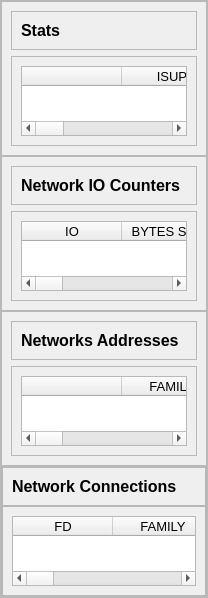
                <widget class="QWidget" name="scrollAreaWidgetContents">
                 <property name="geometry">
                  <rect>
                   <x>0</x>
                   <y>0</y>
                   <width>208</width>
                   <height>568</height>
                  </rect>
                 </property>
                 <layout class="QVBoxLayout" name="verticalLayout_30">
                  <property name="spacing">
                   <number>0</number>
                  </property>
                  <property name="leftMargin">
                   <number>0</number>
                  </property>
                  <property name="topMargin">
                   <number>0</number>
                  </property>
                  <property name="rightMargin">
                   <number>0</number>
                  </property>
                  <property name="bottomMargin">
                   <number>0</number>
                  </property>
                  <item>
                   <widget class="QFrame" name="networks_frame">
                    <property name="frameShape">
                     <enum>QFrame::StyledPanel</enum>
                    </property>
                    <property name="frameShadow">
                     <enum>QFrame::Raised</enum>
                    </property>
                    <layout class="QVBoxLayout" name="verticalLayout_26">
                     <property name="spacing">
                      <number>0</number>
                     </property>
                     <property name="leftMargin">
                      <number>0</number>
                     </property>
                     <property name="topMargin">
                      <number>0</number>
                     </property>
                     <property name="rightMargin">
                      <number>0</number>
                     </property>
                     <property name="bottomMargin">
                      <number>0</number>
                     </property>
                     <item>
                      <widget class="QFrame" name="stats_frame">
                       <property name="frameShape">
                        <enum>QFrame::StyledPanel</enum>
                       </property>
                       <property name="frameShadow">
                        <enum>QFrame::Raised</enum>
                       </property>
                       <layout class="QVBoxLayout" name="verticalLayout_21">
                        <item>
                         <widget class="QFrame" name="statsTitle_frame">
                          <property name="frameShape">
                           <enum>QFrame::StyledPanel</enum>
                          </property>
                          <property name="frameShadow">
                           <enum>QFrame::Raised</enum>
                          </property>
                          <layout class="QVBoxLayout" name="verticalLayout_17">
                           <item alignment="Qt::AlignLeft|Qt::AlignTop">
                            <widget class="QLabel" name="statsTitle_lbl">
                             <property name="font">
                              <font>
                               <pointsize>12</pointsize>
                               <weight>75</weight>
                               <bold>true</bold>
                              </font>
                             </property>
                             <property name="text">
                              <string>Stats</string>
                             </property>
                            </widget>
                           </item>
                          </layout>
                         </widget>
                        </item>
                        <item>
                         <widget class="QFrame" name="statsTable_frame">
                          <property name="frameShape">
                           <enum>QFrame::StyledPanel</enum>
                          </property>
                          <property name="frameShadow">
                           <enum>QFrame::Raised</enum>
                          </property>
                          <layout class="QVBoxLayout" name="verticalLayout_20">
                           <item>
                            <widget class="QTableWidget" name="tableWidget">
                             <property name="font">
                              <font>
                               <pointsize>10</pointsize>
                              </font>
                             </property>
                             <column>
                              <property name="text">
                               <string/>
                              </property>
                             </column>
                             <column>
                              <property name="text">
                               <string>ISUP</string>
                              </property>
                             </column>
                             <column>
                              <property name="text">
                               <string>DUPLEX</string>
                              </property>
                             </column>
                             <column>
                              <property name="text">
                               <string>SPEED</string>
                              </property>
                             </column>
                             <column>
                              <property name="text">
                               <string>MTU</string>
                              </property>
                             </column>
                            </widget>
                           </item>
                          </layout>
                         </widget>
                        </item>
                       </layout>
                      </widget>
                     </item>
                     <item>
                      <widget class="QFrame" name="io_frame">
                       <property name="frameShape">
                        <enum>QFrame::StyledPanel</enum>
                       </property>
                       <property name="frameShadow">
                        <enum>QFrame::Raised</enum>
                       </property>
                       <layout class="QVBoxLayout" name="verticalLayout_23">
                        <item>
                         <widget class="QFrame" name="ioTitle_frame">
                          <property name="frameShape">
                           <enum>QFrame::StyledPanel</enum>
                          </property>
                          <property name="frameShadow">
                           <enum>QFrame::Raised</enum>
                          </property>
                          <layout class="QVBoxLayout" name="verticalLayout_18">
                           <item alignment="Qt::AlignLeft|Qt::AlignTop">
                            <widget class="QLabel" name="ioTitle_lbl">
                             <property name="font">
                              <font>
                               <pointsize>12</pointsize>
                               <weight>75</weight>
                               <bold>true</bold>
                              </font>
                             </property>
                             <property name="text">
                              <string>Network IO Counters</string>
                             </property>
                            </widget>
                           </item>
                          </layout>
                         </widget>
                        </item>
                        <item>
                         <widget class="QFrame" name="ioTable_frame">
                          <property name="frameShape">
                           <enum>QFrame::StyledPanel</enum>
                          </property>
                          <property name="frameShadow">
                           <enum>QFrame::Raised</enum>
                          </property>
                          <layout class="QVBoxLayout" name="verticalLayout_22">
                           <item>
                            <widget class="QTableWidget" name="ioTable">
                             <property name="font">
                              <font>
                               <pointsize>10</pointsize>
                              </font>
                             </property>
                             <column>
                              <property name="text">
                               <string>IO</string>
                              </property>
                             </column>
                             <column>
                              <property name="text">
                               <string>BYTES SENT</string>
                              </property>
                             </column>
                             <column>
                              <property name="text">
                               <string>BYTES RECEIVED</string>
                              </property>
                             </column>
                             <column>
                              <property name="text">
                               <string>PACKETS SENT</string>
                              </property>
                             </column>
                             <column>
                              <property name="text">
                               <string>PACKETS RECEIVED</string>
                              </property>
                             </column>
                             <column>
                              <property name="text">
                               <string>ERRIN</string>
                              </property>
                             </column>
                             <column>
                              <property name="text">
                               <string>ERROUT</string>
                              </property>
                             </column>
                             <column>
                              <property name="text">
                               <string>DROP IN</string>
                              </property>
                             </column>
                             <column>
                              <property name="text">
                               <string>DROP OUT</string>
                              </property>
                             </column>
                            </widget>
                           </item>
                          </layout>
                         </widget>
                        </item>
                       </layout>
                      </widget>
                     </item>
                     <item>
                      <widget class="QFrame" name="networksAddresses_frame">
                       <property name="frameShape">
                        <enum>QFrame::StyledPanel</enum>
                       </property>
                       <property name="frameShadow">
                        <enum>QFrame::Raised</enum>
                       </property>
                       <layout class="QVBoxLayout" name="verticalLayout_25">
                        <item>
                         <widget class="QFrame" name="networkAddressesTitle_frame">
                          <property name="frameShape">
                           <enum>QFrame::StyledPanel</enum>
                          </property>
                          <property name="frameShadow">
                           <enum>QFrame::Raised</enum>
                          </property>
                          <layout class="QVBoxLayout" name="verticalLayout_19">
                           <item alignment="Qt::AlignLeft|Qt::AlignTop">
                            <widget class="QLabel" name="networkAddressesTitle_lbl">
                             <property name="font">
                              <font>
                               <pointsize>12</pointsize>
                               <weight>75</weight>
                               <bold>true</bold>
                              </font>
                             </property>
                             <property name="text">
                              <string>Networks Addresses</string>
                             </property>
                            </widget>
                           </item>
                          </layout>
                         </widget>
                        </item>
                        <item>
                         <widget class="QFrame" name="networksAddressesTable_frame">
                          <property name="frameShape">
                           <enum>QFrame::StyledPanel</enum>
                          </property>
                          <property name="frameShadow">
                           <enum>QFrame::Raised</enum>
                          </property>
                          <layout class="QVBoxLayout" name="verticalLayout_24">
                           <item>
                            <widget class="QTableWidget" name="networkAddressesTable">
                             <property name="font">
                              <font>
                               <pointsize>10</pointsize>
                              </font>
                             </property>
                             <column>
                              <property name="text">
                               <string/>
                              </property>
                             </column>
                             <column>
                              <property name="text">
                               <string>FAMILY</string>
                              </property>
                             </column>
                             <column>
                              <property name="text">
                               <string>ADDRESS</string>
                              </property>
                             </column>
                             <column>
                              <property name="text">
                               <string>NETMASK</string>
                              </property>
                             </column>
                             <column>
                              <property name="text">
                               <string>BROADCAST</string>
                              </property>
                             </column>
                             <column>
                              <property name="text">
                               <string>PTP</string>
                              </property>
                             </column>
                            </widget>
                           </item>
                          </layout>
                         </widget>
                        </item>
                       </layout>
                      </widget>
                     </item>
                     <item>
                      <widget class="QFrame" name="networkConnections_frame">
                       <property name="frameShape">
                        <enum>QFrame::StyledPanel</enum>
                       </property>
                       <property name="frameShadow">
                        <enum>QFrame::Raised</enum>
                       </property>
                       <layout class="QVBoxLayout" name="verticalLayout_29">
                        <property name="spacing">
                         <number>0</number>
                        </property>
                        <property name="leftMargin">
                         <number>0</number>
                        </property>
                        <property name="topMargin">
                         <number>0</number>
                        </property>
                        <property name="rightMargin">
                         <number>0</number>
                        </property>
                        <property name="bottomMargin">
                         <number>0</number>
                        </property>
                        <item>
                         <widget class="QFrame" name="networkConnectionsTitle_frame">
                          <property name="frameShape">
                           <enum>QFrame::StyledPanel</enum>
                          </property>
                          <property name="frameShadow">
                           <enum>QFrame::Raised</enum>
                          </property>
                          <layout class="QVBoxLayout" name="verticalLayout_27">
                           <item alignment="Qt::AlignLeft|Qt::AlignTop">
                            <widget class="QLabel" name="networkConnectionsTitle_lbl">
                             <property name="font">
                              <font>
                               <pointsize>12</pointsize>
                               <weight>75</weight>
                               <bold>true</bold>
                              </font>
                             </property>
                             <property name="text">
                              <string>Network Connections</string>
                             </property>
                            </widget>
                           </item>
                          </layout>
                         </widget>
                        </item>
                        <item>
                         <widget class="QFrame" name="networkConnectionsTable_frame">
                          <property name="frameShape">
                           <enum>QFrame::StyledPanel</enum>
                          </property>
                          <property name="frameShadow">
                           <enum>QFrame::Raised</enum>
                          </property>
                          <layout class="QVBoxLayout" name="verticalLayout_28">
                           <item>
                            <widget class="QTableWidget" name="networkConnectionsTable">
                             <property name="font">
                              <font>
                               <pointsize>10</pointsize>
                              </font>
                             </property>
                             <column>
                              <property name="text">
                               <string>FD</string>
                              </property>
                             </column>
                             <column>
                              <property name="text">
                               <string>FAMILY</string>
                              </property>
                             </column>
                             <column>
                              <property name="text">
                               <string>FAMILY</string>
                              </property>
                             </column>
                             <column>
                              <property name="text">
                               <string>LADDR</string>
                              </property>
                             </column>
                             <column>
                              <property name="text">
                               <string>RADDR</string>
                              </property>
                             </column>
                             <column>
                              <property name="text">
                               <string>STATUS</string>
                              </property>
                             </column>
                             <column>
                              <property name="text">
                               <string>PID</string>
                              </property>
                             </column>
                            </widget>
                           </item>
                          </layout>
                         </widget>
                        </item>
                       </layout>
                      </widget>
                     </item>
                    </layout>
                   </widget>
                  </item>
                 </layout>
                </widget>
